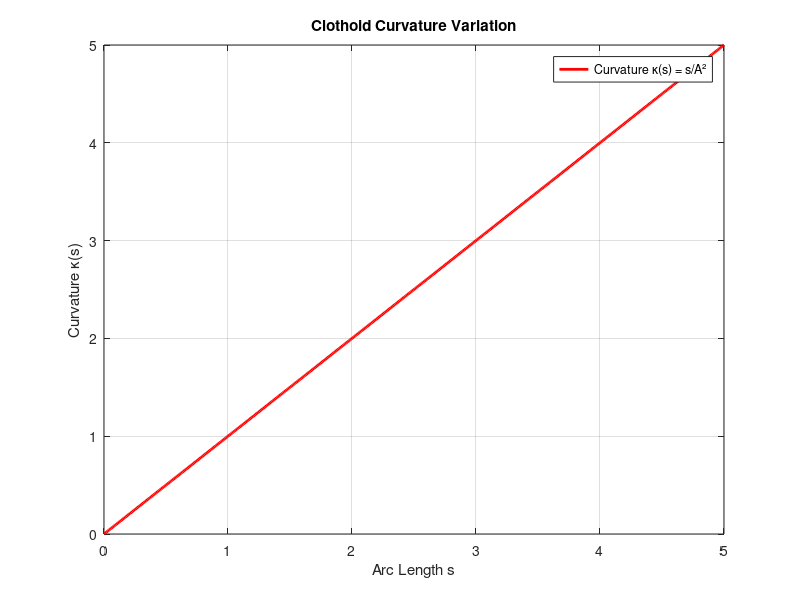
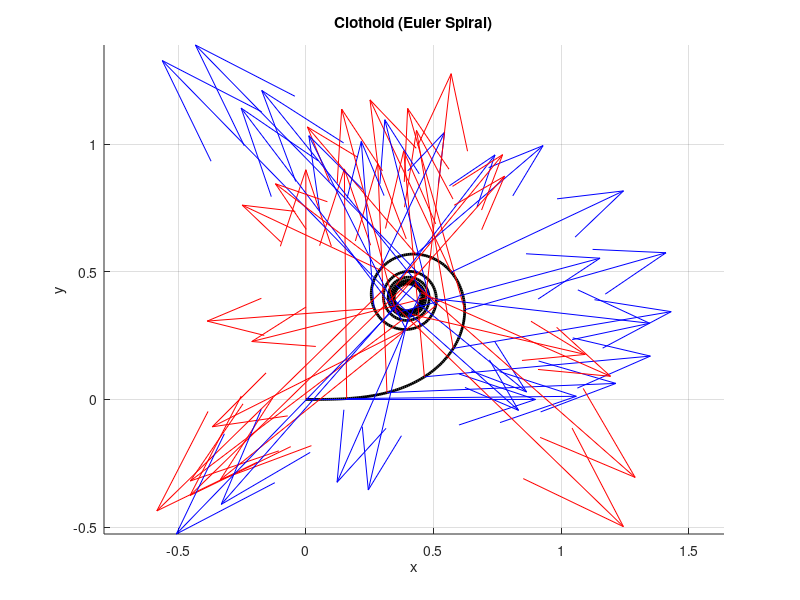
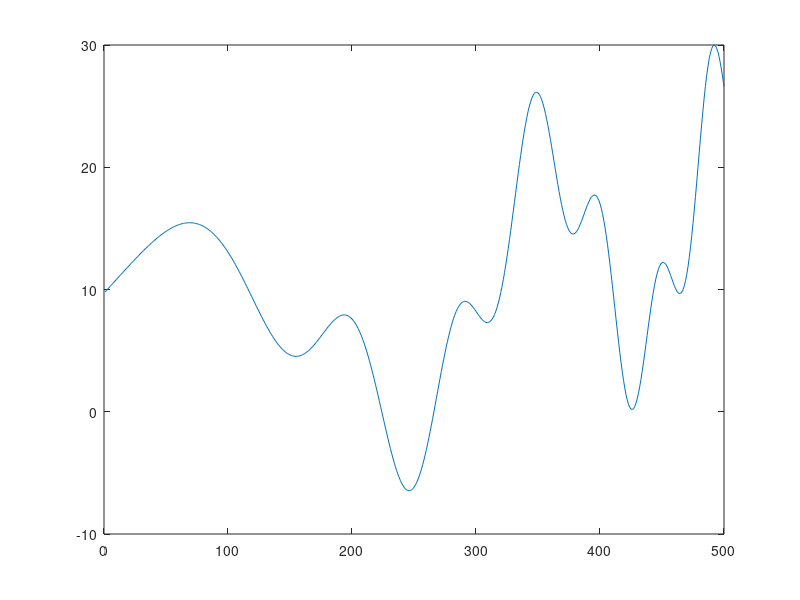

The MATLAB source for these figures, in order:
clc;
clear;
close all;

% Define clothoid parameters
a = 1;        % Clothoid parameter (adjustable)
s_max = 5;    % Maximum arc length
n = 500;        % nimber of values
s = linspace(0, s_max, n); % Arc length values

% Define Fresnel integrals using numerical integration
C = zeros(size(s));
S = zeros(size(s));

for i = 1:length(s)
    C(i) = integral(@(u) cos(pi * u.^2 / 2), 0, s(i));
    S(i) = integral(@(u) sin(pi * u.^2 / 2), 0, s(i));
end

% Compute clothoid coordinates
x = a * sqrt(2/pi) * C;
y = a * sqrt(2/pi) * S;

% Optional: Plot curvature (κ = s/A²) along the curve
figure;
kappa = s / a^2;
plot(s, kappa, 'r', 'LineWidth', 2);
grid on;
xlabel('Arc Length s');
ylabel('Curvature κ(s)');
title('Clothoid Curvature Variation');
legend('Curvature κ(s) = s/A²');

% Plot the clothoid
figure;
hold on
plot(x, y, 'k', 'LineWidth', 2);
axis equal;
grid on;
xlabel('x');
ylabel('y');
title('Clothoid (Euler Spiral)');

% Plotting the unit tangent and the unit normal
% Expressesions obtained from OOR Primer figure 3.3
et = [cos(s.^2./(2*a.^2)); sin(s.^2./(2*a.*2))];
en = [-sin(s.^2./(2*a.*2)); cos(s.^2./(2*a.^2))];
for i = 1:20:n
    quiver(x(i),y(i),et(1,i),et(2,i),'b');
    quiver(x(i),y(i),en(1,i),en(2,i),'r');
end

% Calculating the normal force
g = 9.81;   % gravitational acceleration
m = 1;
y0 = max(y);
v_squared = 2*g*(y0-y);
N = m*(kappa.*v_squared+g*cos(s.^2./(2*a.^2)));

figure()
plot(N)